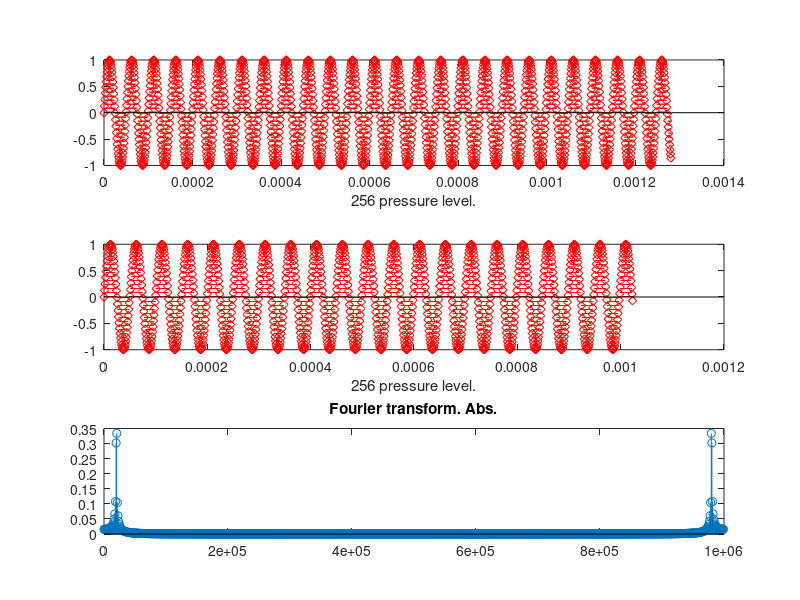
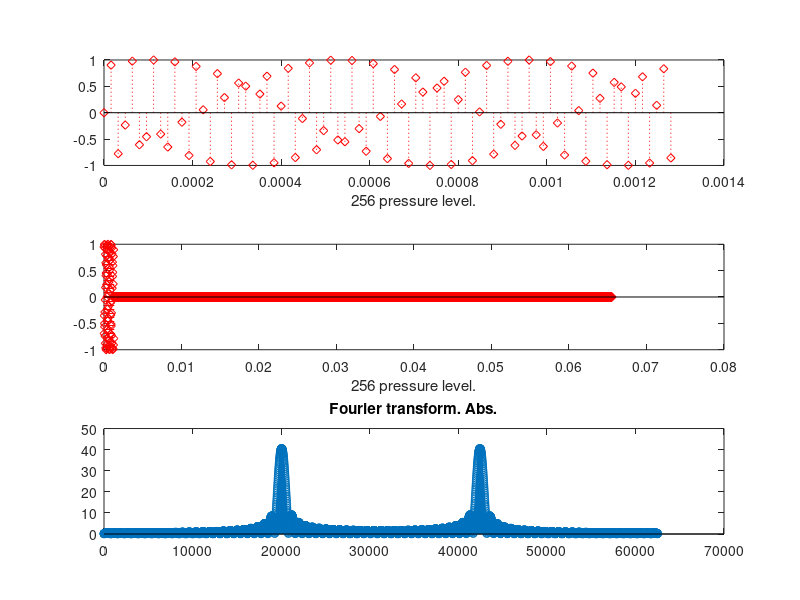

Here is the MATLAB script that generated these plots, in order:
%mducng/SoC/D2/G2touch
clc;
clear;
close all;
% to test the Fs conversion: 1MHz --> 1/16*1MHz
%%%%%%%%%%%%%%%%%%%%%%%%%%%%%%%%%%%%%%%%%%%%%%%%%%%%%%%%%%%%%%%%%%%%%%%%%%%
Fs                  =  1000000;                 % Sampling freq 1MHz
dt                  =  1/Fs;
fP                  =  20050;                   % Base freq
sps                 =  1281;                    % #samples per symbol
ns                  =  0:(sps-1);               % Samples vectors
%%%%%%%%%%%%%%%%%%%%%%%%%%%%%%%%%%%%%%%%%%%%%%%%%%%%%%%%%%%%%%%%%%%%%%%%%%%
SymbolPressure1     =  sin(2*pi*ns*fP*dt);
%%%%%%%%%%%%%%%%%%%%%%%%%%%%%%%%%%%%%%%%%%%%%%%%%%%%%%%%%%%%%%%%%%%%%%%%%%%
tS                  = (0:length(SymbolPressure1)-1)*dt;  %t received symbol
%%%%%%%%%%%%%%%%%%%%%%%%%%%%%%%%%%%%%%%%%%%%%%%%%%%%%%%%%%%%%%%%%%%%%%%%%%%
Nfft                = 1024;
dF                  = Fs/Nfft;
fVectors            = (0:(Nfft-1))*dF;
tVectors            = (0:(Nfft-1))*dt;
FFTresult1          = fft(SymbolPressure1,Nfft);
yAbs1               = abs(FFTresult1/Nfft);
%yPhase1             = imag(FFTresult1);
%%%%%%%%%%%%%%%%%%%%%%%%%%%%%%%%%%%%%%%%%%%%%%%%%%%%%%%%%%%%%%%%%%%%%%%%%%%
figure(1)
subplot(3,1,1);
stem(tS,SymbolPressure1,':diamondr');
xlabel("256 pressure level.");
%axis([0 Nfft*1/Fs -2 2]);
%%%%%%%%%%%%%%
subplot(3,1,2);
stem(tVectors,SymbolPressure1(1:Nfft),':diamondr');
xlabel("256 pressure level.");
%axis([0 Nfft*1/Fs -2 2]);
%%%%%%%%%%%%%%
subplot(3,1,3);
stem(fVectors,yAbs1);
title('Fourier transform. Abs.'); 
%axis([0 Fs 0 Nfft/2]);
%%%%%%%%%%%%%%
%subplot(4,1,4);
%stem(fVectors,yPhase1);
%title('Fourier transform. Abs.'); 
%axis([0 Fs -Nfft Nfft/2]);
%%%%%%%%%%%%%%%%%%%%%%%%%%%%%%%%%%%%%%%%%%%%%%%%%%%%%%%%%%%%%%%%%%%%%%%%%%%
% Sample-rate conversion Fsnew = Fs/ss
ss                  = 16;
Nfftnew             = 4096;
Fsnew               = Fs/ss;
dtnew               = 1/Fsnew;
dFnew               = Fsnew/Nfftnew;
spsnew              = sps/ss;
SymbolNew           = SymbolPressure1(1:ss:sps);
tSnew               = (0:length(SymbolNew)-1)*dtnew;  %t received symbol
%%%%%%%%%%%%%%%%%%%%%%%%%%%%%%%%%%%%%%%%%%%%%%%%%%%%%%%%%%%%%%%%%%%%%%%%%%%
figure(2)
subplot(3,1,1);
stem(tSnew,SymbolNew,':diamondr');
xlabel("256 pressure level.");
%axis([0 Nfft*1/Fsnew -2 2]);
%%%%%%%%%%%%%%%%%%%%%%%%%%%%%%%%%%%%%%%%%%%%%%%%%%%%%%%%%%%%%%%%%%%%%%%%%%
for i = 1:1:Nfftnew  
    SymbolNew(i)    = 0;
end
for i = 1:1:spsnew  
    SymbolNew(i)    = SymbolPressure1(ss*i);
end
tSnew               = (0:length(SymbolNew)-1)*dtnew;  %t received symbol
%%%%%%%%%%%%%%%%%%%%%%%%%%%%%%%%%%%%%%%%%%%%%%%%%%%%%%%%%%%%%%%%%%%%%%%%%%%
fVectorsnew         = (0:(Nfftnew-1))*dFnew;
tVectorsnew         = (0:(Nfftnew-1))*dtnew;
FFTresult1new       = fft(SymbolNew,Nfftnew);
yAbs1new            = abs(FFTresult1new);
%yPhase1new          = imag(FFTresult1new);
%%%%%%%%%%%%%%
subplot(3,1,2);
stem(tVectorsnew,SymbolNew,':diamondr');
xlabel("256 pressure level.");
%axis([0 Nfftnew*dtnew -2 2]);
%%%%%%%%%%%%%%
subplot(3,1,3);
stem(fVectorsnew,yAbs1new);
title('Fourier transform. Abs.'); 
%axis([0 Fsnew 0 Nfftnew/64]);
%%%%%%%%%%%%%%
%subplot(4,1,4);
%stem(fVectorsnew,yPhase1new);
%title('Fourier transform. Abs.'); 
%axis([0 Fsnew -Nfftnew/64 Nfftnew/64]);
%%%%%%%%%%%%%%%%%%%%%%%%%%%%%%%%%%%%%%%%%%%%%%%%%%%%%%%%%%%%%%%%%%%%%%%%%%%
   